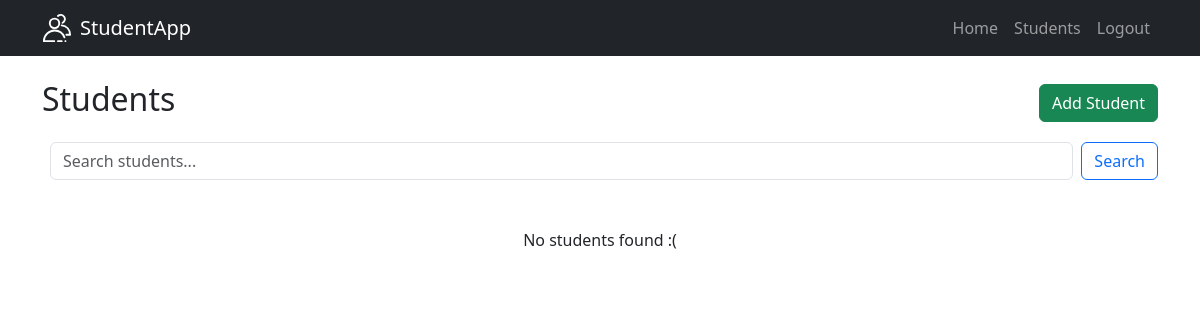
/students (signed in), run on an earlier commit of the app's database.
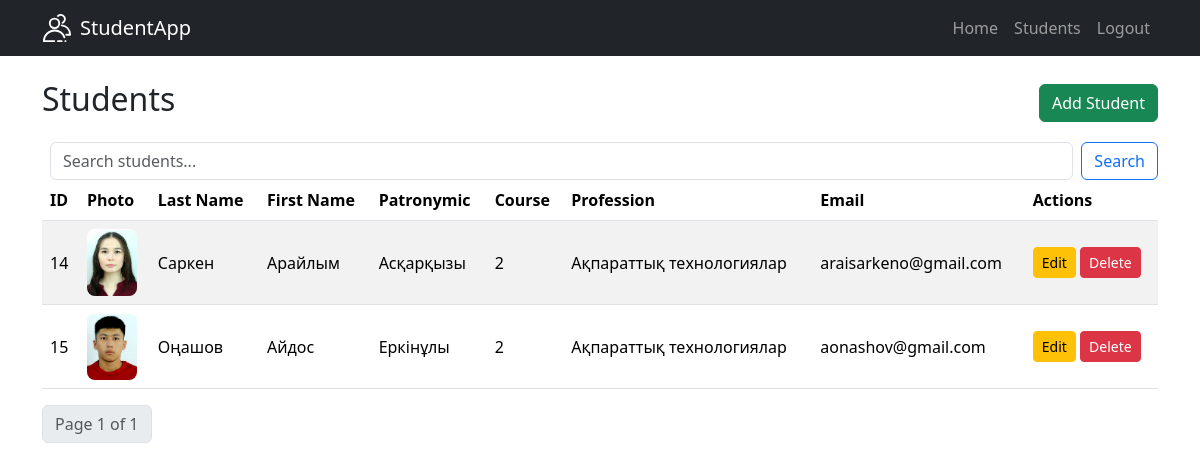
And on a later commit of the database.
### app/models.py (models this page shows)
class Student(db.Model):
    id = db.Column(db.Integer, primary_key=True)
    first_name = db.Column(db.String(100), nullable=False)
    last_name = db.Column(db.String(100), nullable=False)
    patronymic = db.Column(db.String(100), nullable=True)
    email = db.Column(db.String(120), unique=True, nullable=False)
    course = db.Column(db.String(100), nullable=False)
    profession = db.Column(db.String(100), nullable=True)
    image = db.Column(db.String(100), nullable=True, default='default.jpg')
    created_at = db.Column(db.DateTime, default=datetime.utcnow())
    user_id = db.Column(db.Integer, db.ForeignKey('user.id'), nullable=False)
    user = db.relationship('User', backref='students', lazy=True)

### app/students/routes.py (the view)
@students.route('/students')
@login_required
def list_students():
    page = request.args.get('page', 1, type=int)
    search = request.args.get('search', '', type=str)
    students_query = Student.query.filter_by(user_id=current_user.id)
    if search:
        students_query = students_query.filter(
            (Student.first_name.ilike(f'%{search}%')) |
            (Student.last_name.ilike(f'%{search}%')) |
            (Student.patronymic.ilike(f'%{search}%'))
        )
    students_paginated = students_query.paginate(page=page, per_page=5)
    return render_template('students/list.html', students=students_paginated, search=search)

### app/models.py (called while the page is built)
@login_manager.user_loader
def load_user(user_id):
    return User.query.get(int(user_id))

### app/templates/students/list.html (shortened to what this page needs)
{% extends "base.html" %}
{% block content %}
    <div class="d-flex justify-content-between align-items-center mb-3">
        <h2>Students</h2>
        <a href="{{ url_for('students.add_student') }}" class="btn btn-success">Add Student</a>
    </div>
    {% if current_user.is_authenticated and request.path == url_for('students.list_students') %}
        <form class="d-flex ms-2" method="get" action="{{ url_for('students.list_students') }}">
            <input class="form-control me-2" type="search" name="search" placeholder="Search students..."
                   value="{{ search or '' }}">
            <button class="btn btn-outline-primary" type="submit">Search</button>
        </form>
    {% endif %}
    {% if students.items %}
        <table class="table table-striped align-middle">
            <thead>
            <tr>
                <th>ID</th>
                <th>Photo</th>
                <th>Last Name</th>
                <th>First Name</th>
                <th>Patronymic</th>
                <th>Course</th>
                <th>Profession</th>
                <th>Email</th>
                <th>Actions</th>
            </tr>
            </thead>
            <tbody>
            {% for student in students.items %}
                <tr>
                    <td>{{ student.id }}</td>
                    <td>
                        {% if student.image %}
                            <img src="{{ url_for('static', filename='uploads/' + student.image) }}"
                                 alt="Student Image" width="50" height="67"
                                 style="object-fit: cover; border-radius: 8px;">
                        {% else %}
                            No Photo
                        {% endif %}
                    </td>
                    <td>{{ student.last_name }}</td>
                    <td>{{ student.first_name }}</td>
                    <td>{{ student.patronymic }}</td>
                    <td>{{ student.course }}</td>
                    <td>{{ student.profession }}</td>
                    <td>{{ student.email}}</td>
                    <td>
                        <a href="{{ url_for('students.edit_student', id=student.id) }}" class="btn btn-warning btn-sm">Edit</a>
                        <form action="{{ url_for('students.delete_student', id=student.id) }}" method="post"
                              style="display:inline;" onsubmit="return confirm('Are you sure?');">
                            <button type="submit" class="btn btn-danger btn-sm">Delete</button>
                        </form>
                    </td>
                </tr>
            {% endfor %}
            </tbody>
        </table>
        <nav>
            <ul class="pagination">
                <li class="page-item disabled"><span
                        class="page-link">Page {{ students.page }} of {{ students.pages }}</span></li>
            </ul>
        </nav>
    {% else %}
        <div class="text-center mt-5">No students found :(</div>
    {% endif %}
{% endblock %}

### app/templates/base.html (shortened to what this page needs)
<!DOCTYPE html>
<html lang="en">
<head>
    <link href="https://cdn.jsdelivr.net/npm/bootstrap@5.3.2/dist/css/bootstrap.min.css" rel="stylesheet">
</head>
<body>
<nav class="navbar navbar-expand-lg navbar-dark bg-dark mb-4">
    <div class="container">
        <a class="navbar-brand d-flex align-items-center" href="
                {% if current_user.is_authenticated %}{{ url_for('main.home') }}{% else %}{{ url_for('main.index') }}{% endif %}">
            StudentApp
        </a>
        <div class="collapse navbar-collapse" id="navbarNav">
            <ul class="navbar-nav ms-auto">
                {% if current_user.is_authenticated %}
                    <li class="nav-item">
                        <a class="nav-link" href="{{ url_for('main.home') }}">Home</a>
                    </li>
                    <li class="nav-item">
                        <a class="nav-link" href="{{ url_for('students.list_students') }}">Students</a>
                    </li>
                    <li class="nav-item">
                        <a class="nav-link" href="{{ url_for('auth.logout') }}">Logout</a>
                    </li>
                {% endif %}
            </ul>
        </div>
    </div>
</nav>
<div class="container">
    {% block content %}{% endblock %}
</div>
</body>
</html>

What changed in the data, as far as the page shows it:
added Student: id "14", image (picture), last_name "Саркен", first_name "Арайлым", patronymic "Асқарқызы", course "2", profession "Ақпараттық технологиялар", email "araisarkeno@gmail.com"
added Student: id "15", image (picture), last_name "Оңашов", first_name "Айдос", patronymic "Еркінұлы", course "2", profession "Ақпараттық технологиялар", email "aonashov@gmail.com"
Also different on the page:
{{ students.page }}: (not shown) → "1"
{{ students.pages }}: (not shown) → "1"
text no longer shown: "No students found :("
text now shown: "ID Photo Last Name First Name Patronymic Course Profession Email Actions Page of"
